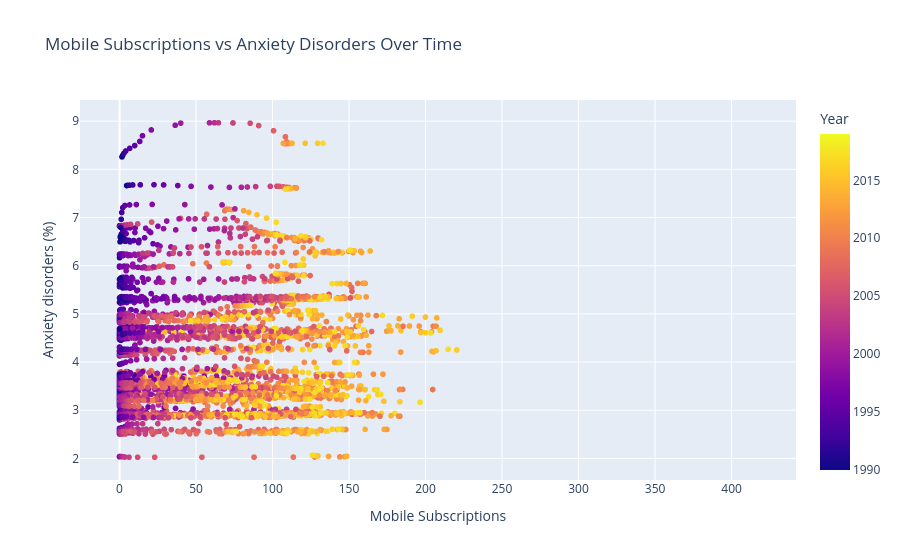

Source (notebook cell):
### Markdown cell above
## Data Loss Through Cleaning and Merging
Original mental health dataset: ~109k rows including regional aggregates.
Final merged dataset: 23,764 rows across 215 countries.
Reduction is primarily due to unmatched regional/aggregate entities, not meaningful data loss.

### Code cell
fig = px.scatter(
    merged,
    x='Mobile Subscriptions',
    y='Anxiety disorders (%)',
    color='Year',
    hover_name='Entity',
    title='Mobile Subscriptions vs Anxiety Disorders Over Time'
)
fig.show()

### Figure 1 — Plotly figure (JSON) as saved in the notebook; plotly's stock layout.template omitted (floating-point values rounded to 4 significant figures; data arrays with more than 128 entries replaced by an {"elided": "..."} marker saying what was removed)
{"data": [{"hovertemplate": "<b>%{hovertext}</b><br><br>Mobile Subscriptions=%{x}<br>Anxiety disorders (%)=%{y}<br>Year=%{marker.color}<extra></extra>", "hovertext": {"elided": "23764 str values"}, "legendgroup": "", "marker": {"color": {"elided": "23764 float values"}, "coloraxis": "coloraxis", "symbol": "circle"}, "mode": "markers", "name": "", "showlegend": false, "type": "scattergl", "x": {"elided": "23764 float values"}, "xaxis": "x", "y": {"elided": "23764 float values"}, "yaxis": "y"}], "layout": {"coloraxis": {"colorbar": {"title": {"text": "Year"}}, "colorscale": [[0, "#0d0887"], [0.1111, "#46039f"], [0.2222, "#7201a8"], [0.3333, "#9c179e"], [0.4444, "#bd3786"], [0.5556, "#d8576b"], [0.6667, "#ed7953"], [0.7778, "#fb9f3a"], [0.8889, "#fdca26"], [1, "#f0f921"]]}, "legend": {"tracegroupgap": 0}, "title": {"text": "Mobile Subscriptions vs Anxiety Disorders Over Time"}, "xaxis": {"anchor": "y", "domain": [0, 1], "title": {"text": "Mobile Subscriptions"}}, "yaxis": {"anchor": "x", "domain": [0, 1], "title": {"text": "Anxiety disorders (%)"}}}}
